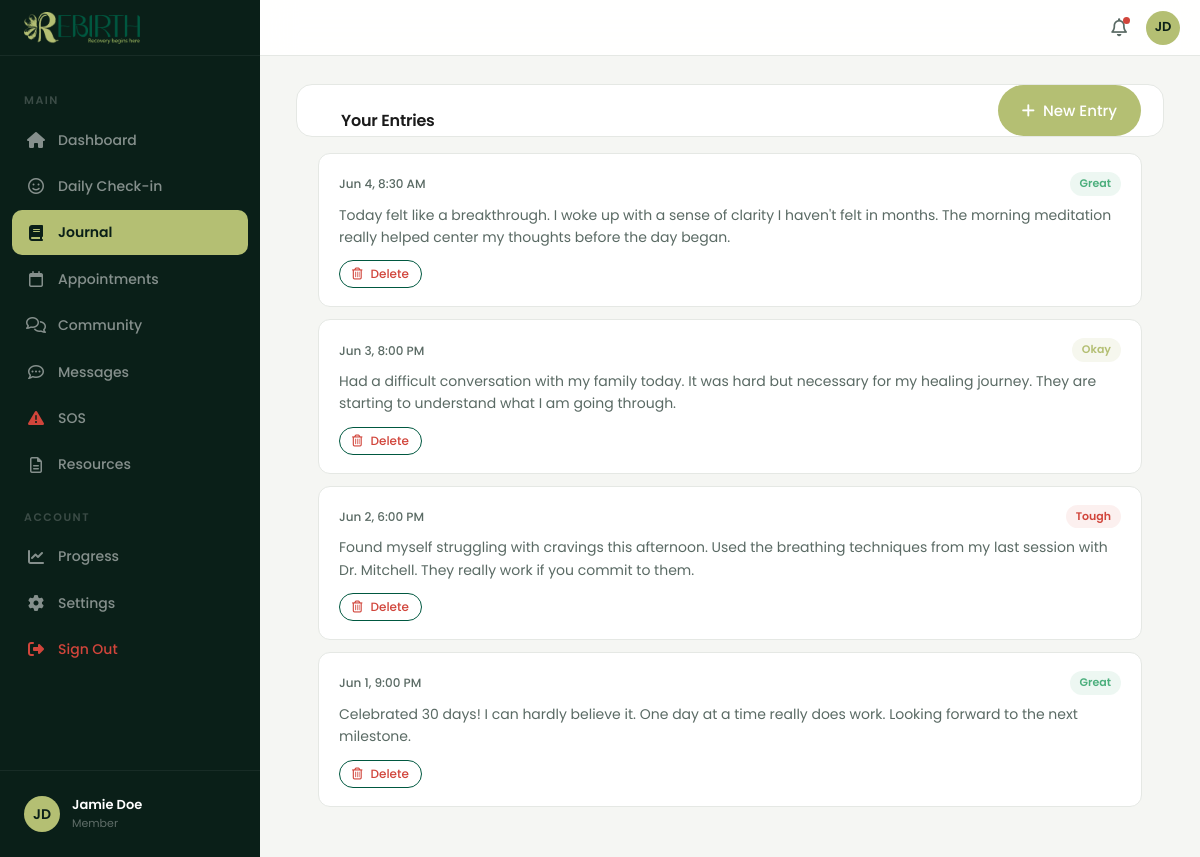
Screenshot of /panel/journal (signed in) with the database file from the repository.
### tables this page shows
CREATE TABLE `users` (
  `id` INT AUTO_INCREMENT PRIMARY KEY,
  `name` VARCHAR(100) NOT NULL,
  `email` VARCHAR(255) NOT NULL UNIQUE,
  `password_hash` VARCHAR(255) NOT NULL,
  `role` ENUM('member','therapist','admin') NOT NULL DEFAULT 'member',
  `stage` ENUM('Onboarding','Active','Maintenance','Alumni') NOT NULL DEFAULT 'Onboarding',
  `avatar` VARCHAR(255) DEFAULT NULL,
  `initials` VARCHAR(4) NOT NULL,
  `created_at` DATETIME NOT NULL DEFAULT CURRENT_TIMESTAMP,
  `updated_at` DATETIME NOT NULL DEFAULT CURRENT_TIMESTAMP ON UPDATE CURRENT_TIMESTAMP
);

CREATE TABLE `journal_entries` (
  `id` INT AUTO_INCREMENT PRIMARY KEY,
  `user_id` INT NOT NULL,
  `content` TEXT NOT NULL,
  `mood` ENUM('great','good','okay','tough','struggling') NOT NULL,
  `created_at` DATETIME NOT NULL DEFAULT CURRENT_TIMESTAMP,
  FOREIGN KEY (`user_id`) REFERENCES `users`(`id`) ON DELETE CASCADE
);

### app/views/panel/journal.php (the view, shortened to what the rows shown need)
<div class="card">
  <div style="display:flex;justify-content:space-between;align-items:center;">
    <h2>Your Entries</h2>
    <button class="btn btn-primary" id="newEntryBtn"><i class="fa-solid fa-plus"></i> New Entry</button>
  </div>
</div>
<div class="journal-list">
  <?php if (empty($entries)): ?>
  <div class="journal-entry">
    <p style="color:var(--color-text-muted);text-align:center;padding:20px;">No journal entries yet. Click "New Entry" to write your first one.</p>
  </div>
  <?php else: ?>
  <?php foreach ($entries as $entry): ?>
  <div class="journal-entry">
    <div class="journal-entry-header">
      <span class="journal-date"><?= date('M j, g:i A', strtotime($entry['created_at'])) ?></span>
      <span class="journal-mood mood-<?= $entry['mood'] ?>"><?= ucfirst($entry['mood']) ?></span>
    </div>
    <p><?= htmlspecialchars($entry['content']) ?></p>
    <div style="margin-top:12px;">
      <form action="/journal/delete" method="POST" style="display:inline;" onsubmit="return confirm('Delete this entry?')">
        <button type="submit" class="btn btn-outline" style="padding:4px 12px;font-size:12px;color:var(--color-danger);"><i class="fa-regular fa-trash-can"></i> Delete</button>
      </form>
    </div>
  </div>
  <?php endforeach; ?>
  <?php endif; ?>
</div>

### app/views/layouts/panel.php (shortened to what the rows shown need)
<!DOCTYPE html>
<html lang="en">
<head>
  <link rel="stylesheet" href="/css/app.css">
  <link rel="stylesheet" href="https://cdnjs.cloudflare.com/ajax/libs/font-awesome/6.5.1/css/all.min.css">
</head>
<body data-user-id="<?= $_SESSION['user_id'] ?? 0 ?>">
  <div class="app-layout">
    <aside class="app-sidebar">
      <div class="app-sidebar-header">
        <img src="/logo.png" alt="Rebirth">
      </div>
      <nav class="app-sidebar-nav">
        <?php if ($user['role'] === 'therapist'): ?>
        <div class="app-sidebar-section">Overview</div>
        <a href="/panel/dashboard" class="app-sidebar-link <?= $page === 'Dashboard' ? 'active' : '' ?>"><i class="fa-solid fa-house"></i>Dashboard</a>
        <a href="/therapist/patients" class="app-sidebar-link <?= $page === 'My Patients' ? 'active' : '' ?>"><i class="fa-solid fa-heart-pulse"></i>My Patients</a>
        <div class="app-sidebar-section">Communication</div>
        <a href="/therapist/messages" class="app-sidebar-link <?= $page === 'Messages' ? 'active' : '' ?>"><i class="fa-regular fa-comment-dots"></i>Messages</a>
        <a href="/therapist/sos" class="app-sidebar-link <?= $page === 'SOS Alerts' ? 'active' : '' ?>">
          <i class="fa-solid fa-triangle-exclamation" style="color:var(--color-danger);"></i>SOS Alerts
          <span id="sosBadge" style="display:none;background:var(--color-danger);color:white;font-size:11px;padding:1px 6px;border-radius:10px;margin-left:auto;"></span>
        </a>
        <a href="/therapist/resources" class="app-sidebar-link <?= $page === 'Resources' ? 'active' : '' ?>"><i class="fa-solid fa-folder-open"></i>Resources</a>
        <a href="/panel/appointments" class="app-sidebar-link <?= $page === 'Appointments' ? 'active' : '' ?>"><i class="fa-regular fa-calendar"></i>Schedule</a>
        <a href="/panel/community" class="app-sidebar-link <?= $page === 'Community' ? 'active' : '' ?>"><i class="fa-regular fa-comments"></i>Community</a>
        <div class="app-sidebar-section">Settings</div>
        <a href="/therapist/availability" class="app-sidebar-link <?= $page === 'Availability' ? 'active' : '' ?>"><i class="fa-solid fa-clock"></i>Availability</a>
        <a href="/panel/settings" class="app-sidebar-link <?= $page === 'Settings' ? 'active' : '' ?>"><i class="fa-solid fa-gear"></i>Settings</a>
        <a href="/logout" class="app-sidebar-link" style="color:var(--color-danger);"><i class="fa-solid fa-right-from-bracket"></i>Sign Out</a>
        <?php else: ?>
        <div class="app-sidebar-section">Main</div>
        <a href="/panel/dashboard" class="app-sidebar-link <?= $page === 'Dashboard' ? 'active' : '' ?>"><i class="fa-solid fa-house"></i>Dashboard</a>
        <a href="/panel/checkin" class="app-sidebar-link <?= $page === 'Daily Check-in' ? 'active' : '' ?>"><i class="fa-regular fa-face-smile"></i>Daily Check-in</a>
        <a href="/panel/journal" class="app-sidebar-link <?= $page === 'Journal' ? 'active' : '' ?>"><i class="fa-solid fa-book"></i>Journal</a>
        <a href="/panel/appointments" class="app-sidebar-link <?= $page === 'Appointments' ? 'active' : '' ?>"><i class="fa-regular fa-calendar"></i>Appointments</a>
        <a href="/panel/community" class="app-sidebar-link <?= $page === 'Community' ? 'active' : '' ?>"><i class="fa-regular fa-comments"></i>Community</a>
        <a href="/panel/messages" class="app-sidebar-link <?= $page === 'Messages' ? 'active' : '' ?>"><i class="fa-regular fa-comment-dots"></i>Messages</a>
        <a href="/panel/sos" class="app-sidebar-link <?= $page === 'SOS' ? 'active' : '' ?>"><i class="fa-solid fa-triangle-exclamation" style="color:var(--color-danger);"></i>SOS</a>
        <a href="/panel/resources" class="app-sidebar-link <?= $page === 'Resources' ? 'active' : '' ?>"><i class="fa-regular fa-file-lines"></i>Resources</a>
        <div class="app-sidebar-section">Account</div>
        <a href="/panel/progress" class="app-sidebar-link <?= $page === 'Progress' ? 'active' : '' ?>"><i class="fa-solid fa-chart-line"></i>Progress</a>
        <a href="/panel/settings" class="app-sidebar-link <?= $page === 'Settings' ? 'active' : '' ?>"><i class="fa-solid fa-gear"></i>Settings</a>
        <a href="/logout" class="app-sidebar-link" style="color:var(--color-danger);"><i class="fa-solid fa-right-from-bracket"></i>Sign Out</a>
        <?php endif; ?>
      </nav>
      <div class="app-sidebar-footer">
        <div class="app-sidebar-user">
          <?php if (!empty($user['avatar'])): ?>
          <img src="/uploads/avatars/<?= htmlspecialchars($user['avatar']) ?>" alt="" class="app-sidebar-user-avatar" style="object-fit:cover;">
          <?php else: ?>
          <div class="app-sidebar-user-avatar"><?= htmlspecialchars($user['initials']) ?></div>
          <?php endif; ?>
          <div>
            <div class="app-sidebar-user-name"><?= htmlspecialchars($user['name']) ?></div>
            <div class="app-sidebar-user-role"><?= htmlspecialchars(ucfirst($user['role'])) ?></div>
          </div>
        </div>
      </div>
    </aside>
    <div class="app-main" style="flex:1;display:flex;flex-direction:column;min-width:0;">
      <header class="app-topbar">
        <div class="app-topbar-left">
          <span class="app-topbar-title"><?= htmlspecialchars($page) ?></span>
        </div>
        <div class="app-topbar-right">
          <button class="app-topbar-btn"><i class="fa-regular fa-bell"></i><span class="dot"></span></button>
          <?php if (!empty($user['avatar'])): ?>
          <img src="/uploads/avatars/<?= htmlspecialchars($user['avatar']) ?>" alt="" class="app-topbar-avatar" style="object-fit:cover;">
          <?php else: ?>
          <div class="app-topbar-avatar"><?= htmlspecialchars($user['initials']) ?></div>
          <?php endif; ?>
        </div>
      </header>
      <div class="app-content">
        <?= $content ?>
      </div>
    </div>
  </div>
</body>
</html>

### rows the page displays
users: initials "JD", name "Jamie Doe", role "Member"
journal_entries: created_at "Jun 4, 8:30 AM", mood "Great", content "Today felt like a breakthrough. I woke up with a sense of clarity I haven't felt in months. The morning meditation really helped center my thoughts before the day began."
journal_entries: created_at "Jun 3, 8:00 PM", mood "Okay", content "Had a difficult conversation with my family today. It was hard but necessary for my healing journey. They are starting to understand what I am going through."
journal_entries: created_at "Jun 2, 6:00 PM", mood "Tough", content "Found myself struggling with cravings this afternoon. Used the breathing techniques from my last session with Dr. Mitchell. They really work if you commit to them."
journal_entries: created_at "Jun 1, 9:00 PM", mood "Great", content "Celebrated 30 days! I can hardly believe it. One day at a time really does work. Looking forward to the next milestone."
